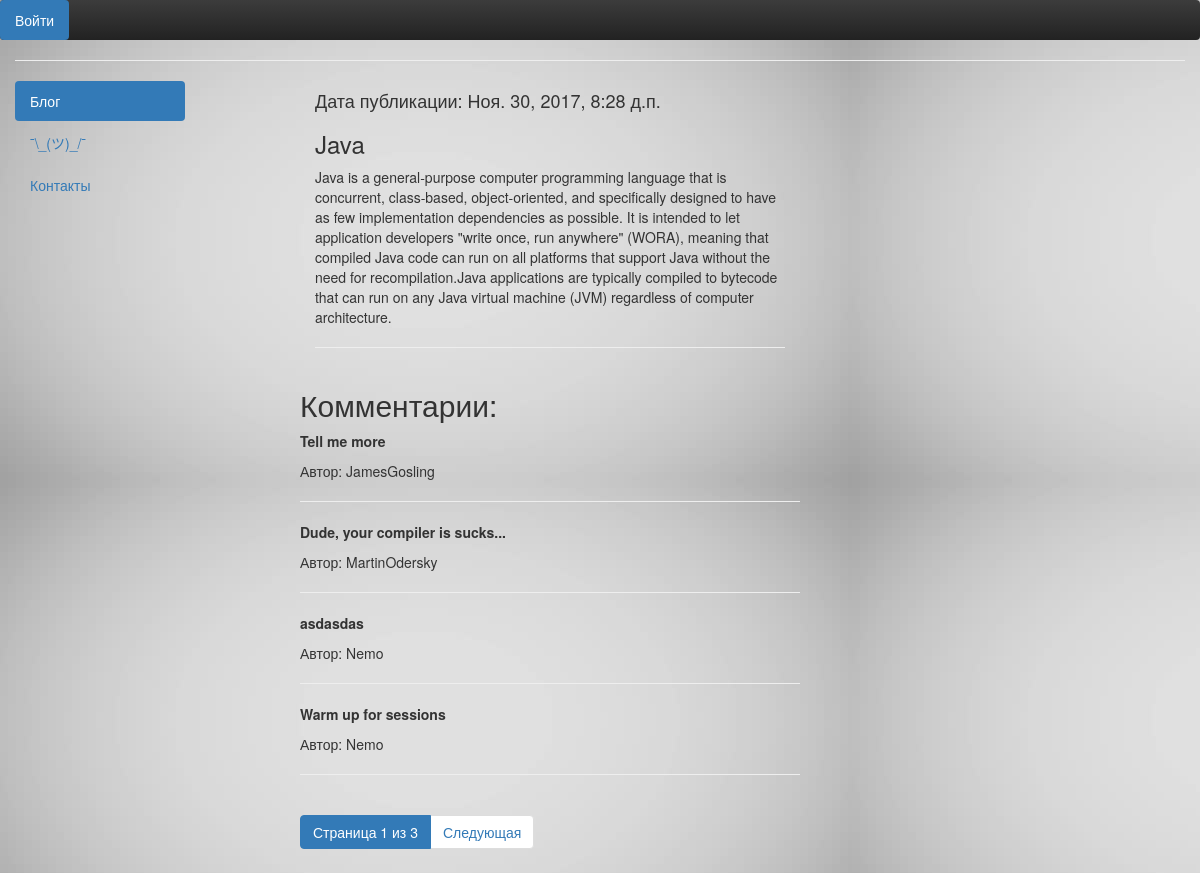
The app's page /articles/article/1/ with its own data.
### blog_shad/models.py (models this page shows)
class Comments(models.Model):
    class Meta():
        db_table = 'Comments'
    comment_text = models.TextField(verbose_name='Comment text:')
    comment_article = models.ForeignKey(Article)
    comment_author = models.CharField(max_length=100, default='Nemo')

### blog_shad/views.py (the view)
# urls.py: url(r'^article/(?P<article_id>\d+)/$', views.article),
def article(request, article_id=1):
    comment_form = CommentForm
    args = {}
    args.update(csrf(request))
    paginator = Paginator(Comments.objects.filter(comment_article_id=article_id),4)
    page = request.GET.get('comm')
    try:
        comments = paginator.page(page)
    except PageNotAnInteger:
        comments = paginator.page(1)
    except EmptyPage:
        comments = paginator.page(paginator.num_pages)
    args['article'] = Article.objects.get(id = article_id)
    args['comments'] = comments
    args['form'] = comment_form
    args['username'] = auth.get_user(request)
    args['username_status'] = auth.get_user(request).is_authenticated
    return render_to_response('article.html', args)

### blog_shad/templates/article.html (shortened to what this page needs)
{% extends 'blog_shad/index.html' %}
{% block article %}
    <h4>Дата публикации: {{ article.article_datetime }}</h4>
    <h3>{{ article.article_title }}</h3>
    <p>{{ article.article_text }}</p>
    <hr>
    <div class="row">
        <p><h2>Комментарии:</h2></p>
    {% for comment in comments %}
        <p><strong>{{ comment.comment_text }}</strong></p>
        <p> Автор: {{ comment.comment_author }}</p>
        <hr>
    {% endfor %}
    <ul class="pagination">
                 <li class="active"><a href="#">Страница {{ comments.number }} из {{ comments.paginator.num_pages }}</a></li>
             {% if comments.has_next %}
                 <li><a href="?page={{ comments.next_page_number }}">Следующая</a></li>
             {% endif %}
    </ul>
    </div>
{% endblock %}

### templates/blog_shad/index.html (shortened to what this page needs)
{% load staticfiles %}
<!DOCTYPE html>
<html lang="en">
<head>
<link rel="stylesheet" href="//netdna.bootstrapcdn.com/bootstrap/3.3.2/css/bootstrap.min.css">
<link rel="stylesheet" type="text/css" href="{% static 'css/stylo.css' %}">
<link rel="stylesheet" href="//netdna.bootstrapcdn.com/bootstrap/3.3.2/css/bootstrap-theme.min.css">
</head>
<body background="{% static 'blog_shad/img/back1.jpg' %}">
<ul class="nav nav-pills  navbar-inverse " >
        {% if username_status %}
        <li role="presentation" class="active"><a href="/auth/logout/">Выйти ({{ username }})</a></li>
        {% else %}
        <li role="presentation" class="active"><a href="/auth/login/">Войти</a></li>
        {% endif %}
    </ul>
<div class="container-fluid">
<hr>
    <div class="row">
        <div class="col-lg-2 col-md-3 col-xs-3">
            <ul class="nav nav-pills nav-stacked">
                <li role="presentation" class="active"><a href="/">Блог</a></li>
              <li role="presentation"><a href="">¯\_(ツ)_/¯</a></li>
              <li role="presentation"><a href="/contacts/">Контакты</a></li>
            </ul>
        </div>
    <div class="col-lg-1 col-md-1 col-xs-1"></div>
        <div class="col-lg-5 col-md-5 col-xs-5">
            {% block article %}{% endblock %}
        </div>
    </div>
</div>
</body>
</html>

### records on screen
Comments: comment_text "Tell me more", comment_author "JamesGosling"
Comments: comment_text "Dude, your compiler is sucks...", comment_author "MartinOdersky"
Comments: comment_text "asdasdas", comment_author "Nemo"
Comments: comment_text "Warm up for sessions", comment_author "Nemo"

### other values on screen
{{ article.article_datetime }} "Ноя. 30, 2017, 8:28 д.п."
{{ article.article_title }} "Java"
{{ comments.number }} "1"
{{ comments.paginator.num_pages }} "3"
